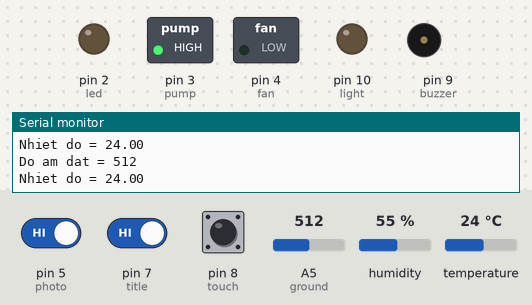
Simulated run of this sketch. Board: Arduino Uno, built with avr-gcc and run on an emulated ATmega328P. Parts: switched loads named in the sketch (green lamp = pin HIGH), output pins drawn as LEDs (lit = HIGH), buzzer (waves = sounding), the last lines printed to the serial monitor. Inputs (shaded band) come from the test bench; at power-on: A5 (ground) = 512, pin 7 (title) HIGH, temperature 24 °C, pin 5 (photo) HIGH, pin 8 (touch) LOW, humidity 55 %.

Above: at 1.2 s.
1.3 s: A5 (ground) set to 890
2.8 s: A5 (ground) set to 918
At 3.7 s:
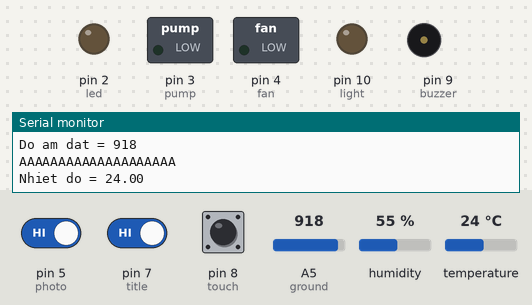
4.3 s: pin 7 (title) driven LOW
At 5.1 s:
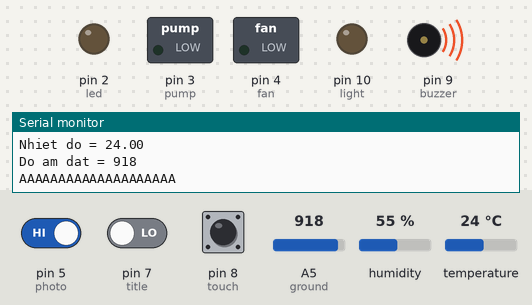
7.3 s: temperature set to 34 °C
9.5 s: temperature set to 37 °C
At 12.4 s:
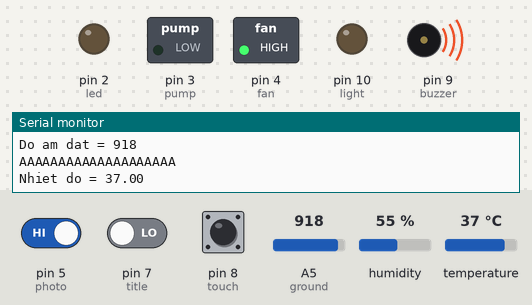
12.5 s: pin 5 (photo) driven LOW
At 16.45 s:
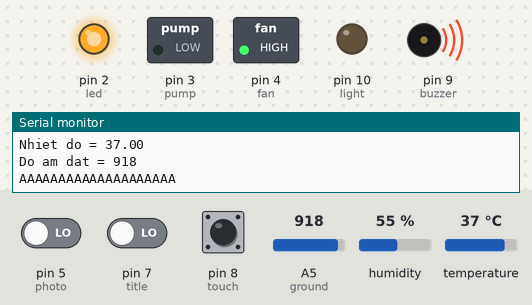
Timing chart, 0 to 16.5 s (numbered marks = the images above; inputs shaded):
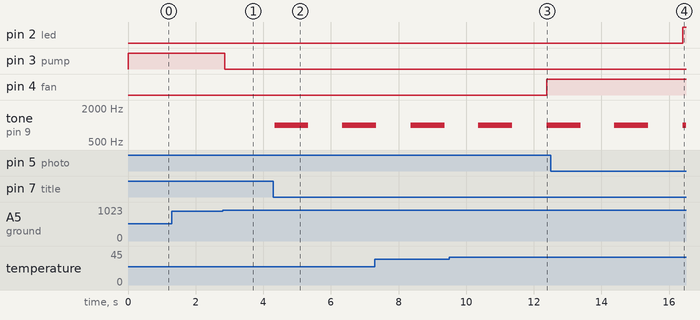

The sketch:

main.ino
```cpp
#include <dht.h>

dht DHT;

#define led 2
#define pump 3
#define fan 4
#define photo 5
#define dht11 6
#define title 7
#define touch 8
#define buzzer 9
#define light 10
#define ground A5

void setup() {
  pinMode(led, OUTPUT);
  digitalWrite(led, LOW);
  pinMode(fan, OUTPUT);
  digitalWrite(fan, LOW);
  pinMode(pump, OUTPUT);
  digitalWrite(pump, LOW);

  pinMode(photo, INPUT);
  pinMode(touch, INPUT);
  pinMode(title, INPUT);
  pinMode(light, OUTPUT);
  pinMode(buzzer, OUTPUT);

  pinMode(ground, INPUT);

  Serial.begin(9600);
}

// the loop function runs over and over again forever
void loop() {
  //PUMP CONTROL
    int val_gnd = analogRead(ground);
    Serial.print("Do am dat = "); Serial.println(val_gnd);
    if (val_gnd >= 900) {
      Serial.println("AAAAAAAAAAAAAAAAAAAA");
      digitalWrite(pump, LOW);
    }
    else {
      digitalWrite(pump, HIGH);
    }
  //END PUMP CONTROL

  //TILTE - BUZZER CONTROL
    bool val_tilt = digitalRead(title);
    if(val_tilt!=1){
      val_tilt = 1;
      tone(buzzer, 1000); // Send 1KHz sound signal...
      delay(1000);        // ...for 1 sec
      noTone(buzzer);     // Stop sound...
      delay(1000);        // ...for 1sec

      tone(buzzer, 1000); // Send 1KHz sound signal...
      delay(1000);        // ...for 1 sec
      noTone(buzzer);     // Stop sound...
      delay(1000);        // ...for 1sec
    }
  //END TITLE - BUZZER CONTROL
  //TOUCH CONTROL
    bool val_touch = digitalRead(touch);
    if (val_touch == 1) {
      digitalWrite(light, HIGH);
    }
    else {
      digitalWrite(light, LOW);
    }
  //END TOUCH CONTROL

  //DHT11 CONTROL
    int chk = DHT.read11(dht11);
    Serial.print("Nhiet do = "); Serial.println(DHT.temperature);
    if (DHT.temperature <= 35) {
      digitalWrite(fan, LOW);
    }
    else {
      digitalWrite(fan, HIGH);
    }
  //END DHT11 CONTROL

  //LED CONTROL
    //photo_state: 0 - light, 1 - dark
    bool photo_state = digitalRead(photo);
    if (photo_state == 0) {
      //Troi sang
      digitalWrite(led, HIGH);
    }
    else {
      //Troi toi
      digitalWrite(led, LOW);
    }
  //END LED CONTROL
}
```

Measured:
- the behaviour switches between 899 and 900 on A5 (ground) (found by bisection; images 0 and 1)
- the behaviour switches between 35 and 36 °C on temperature (found by bisection; images 2 and 3)
- after the input at 2.8 s, pin 3 (pump): HIGH → LOW after 0.05 s
- after the input at 4.3 s, tone on pin 9 (buzzer): silent → 1000 Hz at once, → silent 1.0 s later, → 1000 Hz 1.0 s later
- after the input at 9.5 s, pin 4 (fan): LOW → HIGH after 2.9 s
- after the input at 12.5 s, pin 2 (led): LOW → HIGH after 3.9 s
